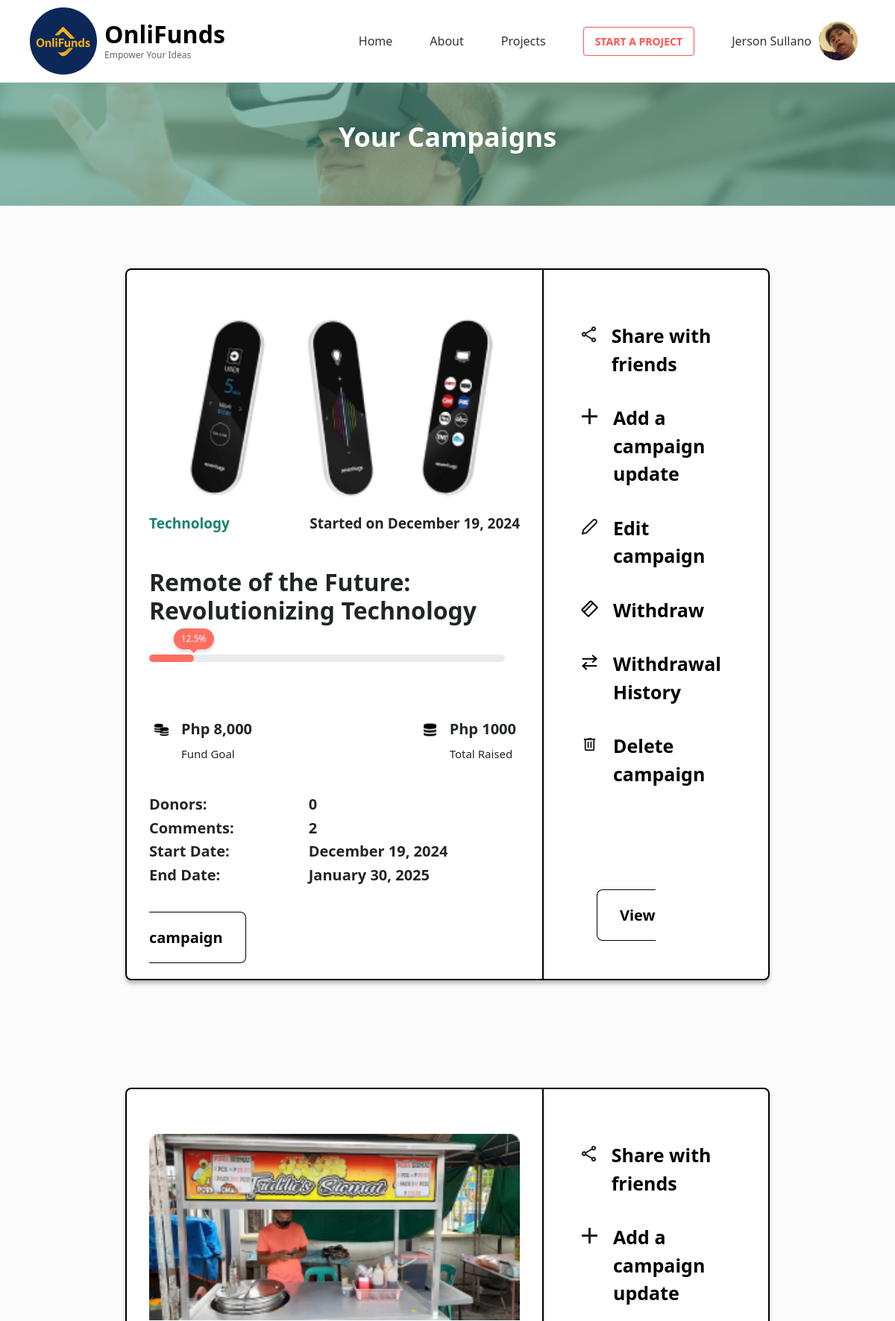
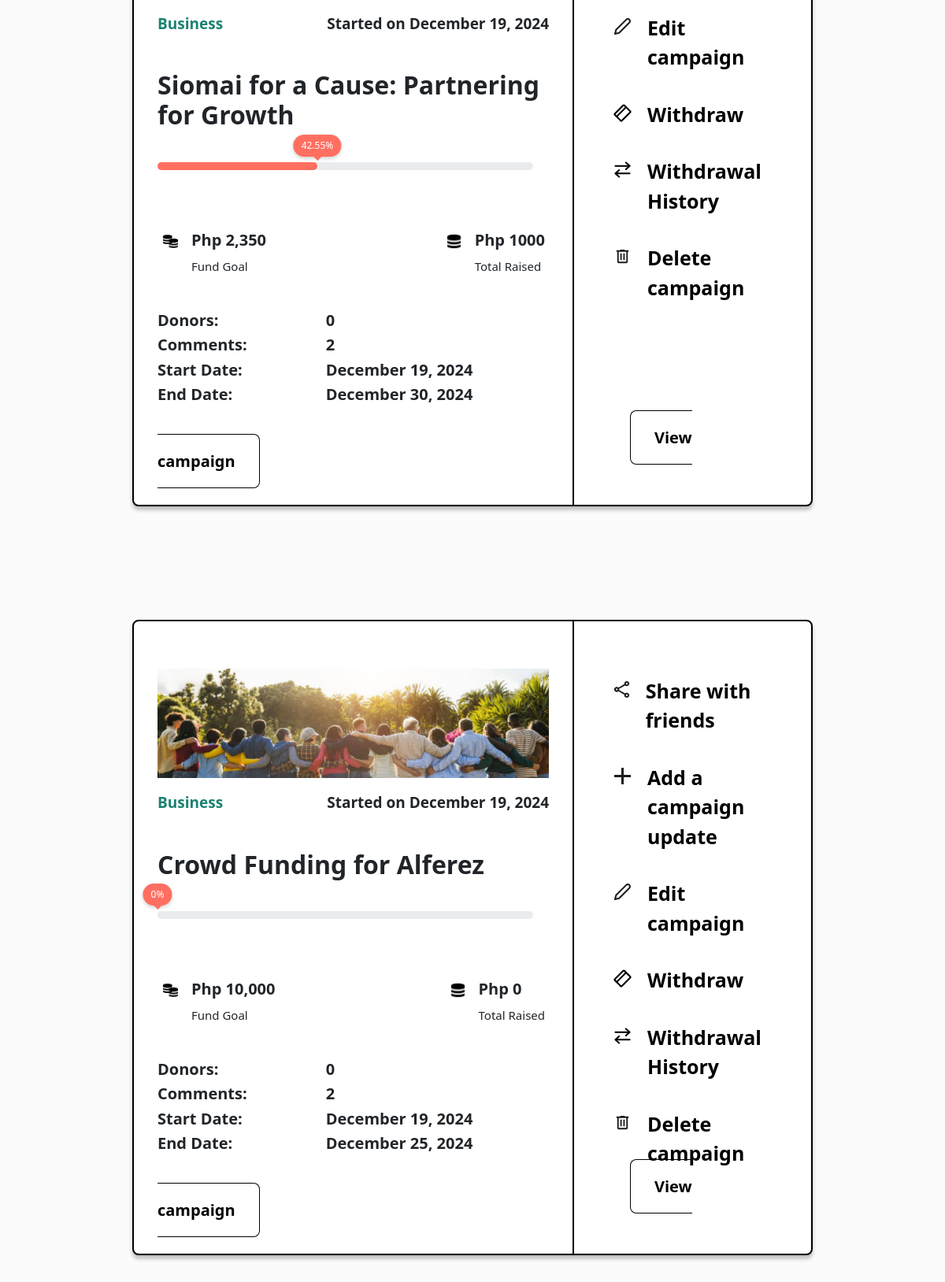
Screenshot of /html/my-projects.php (signed in, upper part) with the database file from the repository (2 pictures, top to bottom).
### tables this page shows
CREATE TABLE `users` (
  `id` int(10) NOT NULL,
  `isAdmin` enum('1','0') NOT NULL,
  `email` varchar(255) NOT NULL,
  `password` varchar(255) NOT NULL,
  `firstname` varchar(255) NOT NULL,
  `lastname` varchar(255) NOT NULL,
  `profile_pic` varchar(50) NOT NULL,
  `phoneno` bigint(12) NOT NULL,
  `barangay` text NOT NULL
);

CREATE TABLE `projects` (
  `user_id` int(11) NOT NULL,
  `proj_id` int(11) NOT NULL,
  `country` varchar(50) NOT NULL,
  `city` varchar(50) NOT NULL,
  `author` varchar(50) NOT NULL,
  `proj_title` varchar(100) NOT NULL,
  `category` varchar(255) NOT NULL,
  `barangay` varchar(255) NOT NULL,
  `fundgoal` varchar(50) NOT NULL,
  `created_at` date NOT NULL DEFAULT current_timestamp(),
  `end_date` varchar(255) NOT NULL,
  `fname` varchar(25) NOT NULL,
  `lname` varchar(25) NOT NULL,
  `email` varchar(50) NOT NULL,
  `phoneno` bigint(12) NOT NULL,
  `project_photo` varchar(50) NOT NULL,
  `video_url` varchar(50) NOT NULL,
  `project_overview` text NOT NULL,
  `project_story` text NOT NULL,
  `author_icon` varchar(50) NOT NULL,
  `profile_pic` varchar(50) NOT NULL
);

### html/my-projects.php (the view, shortened to what this page needs)
<?php
    include("connection.php");
    $idno = $_SESSION['id'];
    $query = "SELECT email, firstname, lastname, profile_pic, CONCAT(firstname, ' ', lastname) AS fullname, CONCAT(SUBSTRING(firstname, 1, 1), SUBSTRING(lastname, 1, 1)) AS default_pic FROM users WHERE id = ?";
    $stmt = $conn->prepare($query);
    $stmt->bind_param("i", $idno);
    $stmt->execute();
    $result = $stmt->get_result();
    if ($result->num_rows > 0) {
        $user = $result->fetch_assoc();
    } else {
        echo "<script>alert('No Users Found.')</script>";
        exit();
    }
    $fetchProject = "SELECT *, DATEDIFF(end_date, NOW()) AS remaining_days FROM projects WHERE user_id = ?";
    $stmt = $conn->prepare($fetchProject);
    $stmt->bind_param("i", $idno);
	$stmt->execute();
	$result = $stmt->get_result();
	$projects = [];
    if ($result->num_rows > 0) {
        $projects = $result->fetch_all(MYSQLI_ASSOC);
        foreach ($projects as $key => $project) {
            $projId = $project['proj_id'];
            $fetchDonation = "SELECT SUM(donation_amount) AS total_donations FROM donation WHERE proj_id = ?";
            $donationStmt = $conn->prepare($fetchDonation);
            $donationStmt->bind_param("i", $projId);
            $donationStmt->execute();
            $donationResult = $donationStmt->get_result();
            $donationData = $donationResult->fetch_assoc();
            $donationAmount = $donationData['total_donations'] ?? 0;
            $fundGoal = str_replace(',', '', $project['fundgoal']);
            $fundGoal = floatval($fundGoal);
            if ($fundGoal > 0) {
                $progressPercentage = ($donationAmount / $fundGoal) * 100;
            } else {
                $progressPercentage = 0;
            }
            $progressPercentage = min(100, max(0, $progressPercentage));
            $projects[$key]['donation_amount'] = $donationAmount;
            $projects[$key]['progress_percentage'] = $progressPercentage;
        }
    }
?>
<!DOCTYPE html>
<html lang="en">
<head>
    <link rel="stylesheet" href="../css/w3.css">
    <link rel="stylesheet" href="../css/styles.css">
    <link rel="stylesheet" href="https://cdnjs.cloudflare.com/ajax/libs/font-awesome/4.7.0/css/font-awesome.min.css">
    <link href="https://cdn.jsdelivr.net/npm/bootstrap@5.3.3/dist/css/bootstrap.min.css" rel="stylesheet">
    <link href="https://cdnjs.cloudflare.com/ajax/libs/font-awesome/5.15.3/css/all.min.css" rel="stylesheet"/>
	<link rel="stylesheet" href="https://cdnjs.cloudflare.com/ajax/libs/font-awesome/6.0.0-beta3/css/all.min.css">
</head>
<body>
    <nav class="logged-in-navbar">
        <div class="logged-in-navbar-logo">
            <a href="lanAfter.php" style="text-decoration:none;">
                <img src="../images/logo.png" alt="OnliFunds Logo" class="logged-in-logo-img">
            </a>
            <div class="logged-in-logo-text">
                <h1><a href="lanAfter.html" style="text-decoration:none; color:black;">OnliFunds</a></h1>
                <p>Empower Your Ideas</p>
            </div>
        </div>
        <div class="logged-in-nav-links">
            <a href="lanAfter.php" class="logged-in-nav-item">Home</a>
            <a href="aboutA.php" class="logged-in-nav-item">About</a>
            <a href="projectsA.php" class="logged-in-nav-item">Projects</a>
            <a href="create1.php" class="logged-in-nav-item logged-in-start-project-button">Start a Project</a>
            <div class="logged-in-user-profile">
                    <span class="logged-in-user-name"><?php echo htmlspecialchars($user['fullname']) ?></span>
                    <?php if (!empty($user['profile_pic'])): ?>
                        <img src="../images/<?php echo htmlspecialchars($user['profile_pic']); ?>" alt="Profile Picture" class="logged-in-profile-img">
                    <?php else: ?>
                        <div class="author-icon"><?php echo htmlspecialchars($user['default_pic']) ?></div>
                    <?php endif; ?>
            </div>
        </div>
    </nav>
    <section class="banner1">
        <div class="overlay"></div>
        <div class="banner-content">
            <h1>Your Campaigns</h1>
        </div>
    </section>
    <?php foreach($projects as $project): ?>
        <?php
            $start_date = $project['created_at'];
            $due_date = $project['end_date'];
            $start_date_obj = new DateTime($start_date);
            $end_date_obj = new DateTime($due_date);
            $formatted_start_date = $start_date_obj->format('F d, Y');
            $formatted_end_date = $end_date_obj->format('F d, Y');
        ?>
        <section class="content-mp">
            <div class="content-container">
                <div class="content-left">
                    <img src="../images/<?php echo htmlspecialchars($project['project_photo']) ?>" alt="">
                    <div class="c-l-1">
                        <h1><?php echo htmlspecialchars($project['category']) ?></h1>
                        <h2>Started on <?php echo $formatted_start_date ?></h2>
                    </div>
                    <h3><?php echo htmlspecialchars($project['proj_title']) ?></h3>
                    <div class="custom-progress-container my-4">
                        <div class="custom-progress w-100 position-relative" style="height: 10px; border-radius: 5px;">
                            <div class="custom-progress-bar" role="progressbar" style="width: <?php echo $project['progress_percentage']; ?>%;" aria-valuenow="<?php echo $project['progress_percentage']; ?>" aria-valuemin="0" aria-valuemax="100">
                                <span class="custom-progress-label"><?php echo round($project['progress_percentage'], 2); ?>%</span>
                            </div>
                        </div>
                    </div>
                    <div class="c-l-2">
                            <div class="dets-cont">
                                <img src="../OnliFunds/images/fundgoal.svg" alt="">
                                <div class="dets-conts-2">
                                    <h1>Php <?php echo htmlspecialchars($project['fundgoal']) ?></h1>
                                    <p>Fund Goal</p>
                                </div>
                            </div>
                            <div class="dets-cont">
                                <img src="../OnliFunds/images/moneylogo.svg" alt="">
                                <div class="dets-conts-2">
                                    <h1>Php <?php echo htmlspecialchars($project['donation_amount']); ?></h1>
                                    <p>Total Raised</p>
                                </div>
                            </div>
                    </div>
                    <div class="c-l-3">
                        <div class="donors">
                            <h4>Donors:</h4>
                            <h4>Comments:</h4>
                            <h4>Start Date:</h4>
                            <h4>End Date:</h4>
                        </div>
                        <div class="donors-data">
                            <h5>0</h5>
                            <h5>2</h5>
                            <h5><?php echo $formatted_start_date ?></h5>
                            <h5><?php echo $formatted_end_date ?></h5>
                        </div>
                    </div>
                    <div class="view-campaign-button">
                        <a href="user-proj-det.html">View campaign</a>
                    </div>
                </div>
                <div class="content-right">
                    <form action="my-projects.php" method="post">
                        <div class="cont-right-info">
                            <img src="../OnliFunds/images/`share.svg" alt="">
                            <a href="#">Share with friends</a>
                        </div>
                        <div class="cont-right-info">
                            <img src="../OnliFunds/images/add.svg" alt="">
                            <a href="user-proj-det.html#menu-about-upd">Add a campaign update</a>
                        </div>
                        <div class="cont-right-info">
                            <img src="../OnliFunds/images/edit.svg" alt="">
                            <a href="../html/edit1.php?proj_id=<?php echo htmlspecialchars($project['proj_id']); ?>">Edit campaign</a>
                        </div>
                        <div class="cont-right-info">
                            <img src="../OnliFunds/images/withdraw.svg" alt="">
                            <a href="withdraw.html">Withdraw</a>
                        </div>
                        <div class="cont-right-info">
                            <img src="../OnliFunds/images/Transfer.svg" alt="">
                            <a href="withdrawalHist.html">Withdrawal History</a>
                        </div>
                        <div class="cont-right-info">
                            <img src="../OnliFunds/images/delete.svg" alt="">
                            <a href="javascript:void(0);" class="delete-btn" data-id="<?php echo htmlspecialchars($project['proj_id']); ?>">
                                Delete campaign
                            </a>
                        </div>
                    </form>
                </div>
            </div>
        </section>
    <?php endforeach; ?>
</body>
</html>

### css/w3.css (style rules this page uses)
html { box-sizing:border-box }
*,*:before,*:after { box-sizing:inherit }
html { -ms-text-size-adjust:100%;-webkit-text-size-adjust:100% }
body { margin:0 }
article,aside,details,figcaption,figure,footer,header,main,menu,nav,section { display:block }
a { background-color:transparent }
img { border-style:none }
html,body { font-family:Verdana,sans-serif;font-size:15px;line-height:1.5 }
html { overflow-x:hidden }
h1 { font-size:36px }
h2 { font-size:30px }
h3 { font-size:24px }
h4 { font-size:20px }
h5 { font-size:18px }
h1,h2,h3,h4,h5,h6 { font-family:"Segoe UI",Arial,sans-serif;font-weight:400;margin:10px 0 }
img { vertical-align:middle }
a { color:inherit }

### html/my-projects.php (style rules this page uses)
* { margin: 0; padding: 0; box-sizing: border-box; }
body { background-color: #FBFBFB; }
.my-4 { margin-bottom: 0; }
.dets-cont { display: flex; }
.dets-cont h1 { font-size: 20px; font-weight: 600; margin-top: 45px; }
.dets-cont img { margin-right: 15px; width: 23px; height:auto; }
.custom-progress-container { position: relative; display: flex; align-items: center; margin-right: 20px; }
.custom-progress { background-color: #e9ecef; border-radius: 5px; }
.custom-progress-bar { background-color: #ff6f61; height: 10px; border-radius: 5px; position: relative; }
.custom-progress-label { position: absolute; top: -35px; right: 0; transform: translateX(50%); background-color: #ff6f61; color: #fff; font-size: 12px; font-weight: 500pxh; padding: 5px 10px; border-radius: 20px; white-space: nowrap; box-shadow: 0 2px 5px rgba(0, 0, 0, 0.2); }
.custom-progress-label::after { content: ""; position: absolute; bottom: -10px; left: 50%; transform: translateX(-50%); border-width: 5px; border-style: solid; border-color: #ff6f61 transparent transparent transparent; margin-top: 20px; }
.banner1 { position: relative; width: 100%; height: 165px; background-image: url("../images/banner2.png"); background-size: cover; background-position: center; display: flex; align-items: center; justify-content: center; }
.overlay { position: absolute; top: 0; left: 0; width: 100%; height: 100%; background-color: #419586; opacity: 0.6; z-index: 1; }
.banner-content { position: relative; z-index: 2; color: white; text-align: center; }
.banner-content h1 { font-size: 36px; font-weight: bold; margin: 0 0 20px 0; }

### rows the page displays
users: profile_pic (picture)
projects: project_photo (picture), category "Technology", created_at "December 19, 2024", proj_title "Remote of the Future: Revolutionizing Technology", progress_percentage "12.5", fundgoal "8,000", donation_amount "1000", end_date "January 30, 2025"
projects: project_photo (picture), category "Business", created_at "December 19, 2024", proj_title "Siomai for a Cause: Partnering for Growth", $project['progress_percentage'] 42.553191489362 (drawn), progress_percentage "42.55", fundgoal "2,350", donation_amount "1000", end_date "December 30, 2024"
projects: project_photo (picture), category "Business", created_at "December 19, 2024", proj_title "Crowd Funding for Alferez", progress_percentage "0", fundgoal "10,000", donation_amount "0", end_date "December 25, 2024"

### other values shown
$user['fullname'] "Jerson Sullano"
